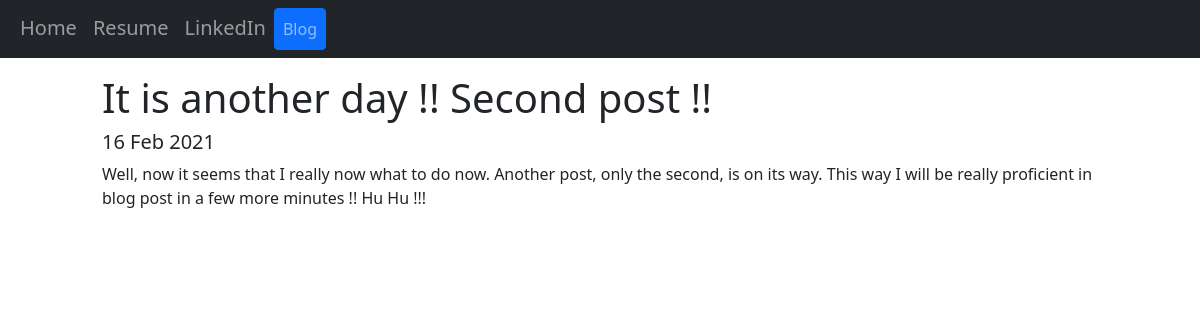
The app's page /blog/2/ with its own data.
### blog/models.py (models this page shows, shortened)
class Blog(models.Model):
    title = models.CharField(max_length=200)
    date = models.DateField()
    description = models.TextField()

### blog/views.py (the view)
# urls.py: path('<int:blog_id>/', views.detail, name='detail'),
def detail(request, blog_id):
    blog = get_object_or_404(Blog, pk=blog_id)
    return render(request, 'blog/detail.html', {'blog':blog})

### blog/templates/blog/detail.html
{% extends 'base.html' %}
{% block content %}
<div class="row justify-content-center my-3">
  <div class="col-md-10">
    <h1> {{ blog.title }}</h1>
    <h5>{{ blog.date|date:'d M Y' }}</h5>
    <p>{{ blog.description|safe }}</p>
   </div>
</div>
{% endblock %}

### records on screen
Blog: title "It is another day !! Second post !!", date "16 Feb 2021", description "Well, now it seems that I really now what to do now. Another post, only the second, is on its way. This way I will be really proficient in blog post in a few more minutes !! Hu Hu !!!"
